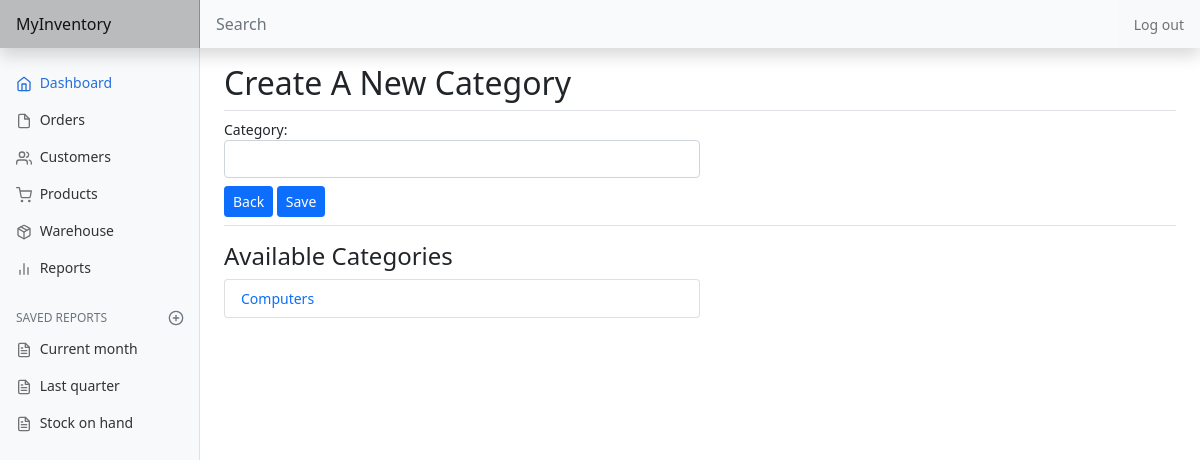
The app's page /category/new (signed in), older data.
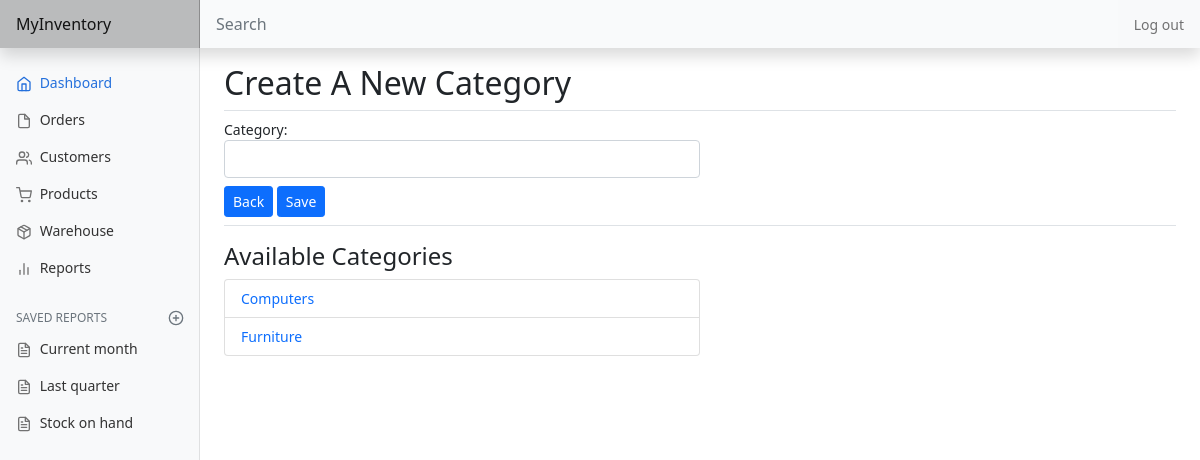
The same page, newer data.
### inventory/models.py (models this page shows)
class ProductCategory(models.Model):
    user = models.ForeignKey(
        User, on_delete=models.CASCADE, related_name="categories")
    category = models.CharField(max_length=64)
    def __str__(self):
        return f"{ self.category }"

### inventory/views.py (the view)
# urls.py: path('category/new', views.create_category, name="create_category"),
@login_required
def create_category(request):
    if not request.user.is_authenticated:
        return JsonResponse(status=404)
    if request.method == "POST":
        category = ProductCategory(user=request.user)
        category_form = ProductCategoryForm(
            request.POST or None, instance=category)
        if category_form.is_valid:
            category_form.save()
        return HttpResponseRedirect(reverse("create_category"))
    else:
        return render(request, "inventory/category_form.html", {
            "form": ProductCategoryForm(),
            'categories': ProductCategory.objects.filter(user=request.user)
        })

### inventory/models.py
class ProductCategoryForm(ModelForm):
    class Meta:
        model = ProductCategory
        fields = ['category']
        widgets = {
            'category': forms.TextInput(attrs={'class': 'form-control', 'autofocus': True}),
        }

### inventory/templates/inventory/category_form.html (shortened to what this page needs)
{% extends 'inventory/layout.html' %}
{% block body %}
    {% if edit %}
        <h2>Edit Category</h2>
    {% else %}
        <h2>Create A New Category</h2>
    {% endif %}
    <form method="post" class="border-top pt-2">
        <div class="col-12 col-lg-6 col-md-9 col-sm-10">
            {{ form }}
        </div>
        <div class="pt-2 pb-2 mb-3 border-bottom">
            <a class="btn btn-primary btn-sm" href="{% url 'product' %}">{% if edit %}Cancel{% else %}Back{% endif %}</a>
            <input class="btn btn-primary btn-sm" type="submit" value="Save">
        </div>
    </form>
    {% if not edit %}
        <div class="col-12 col-lg-6 col-md-9 col-sm-10">
            <h4>Available Categories</h4>
            <ul class="list-group">
                {% for category in categories %}
                    <li class="list-group-item"><a class="edit-link" href="{% url 'edit_category' category.id %}">{{ category }}</a></li>
                {% endfor %}
            </ul>
        </div>
    {% endif %}
{% endblock %}

Row changes from the older to the newer data that the page shows:
added ProductCategory: category "Furniture"
